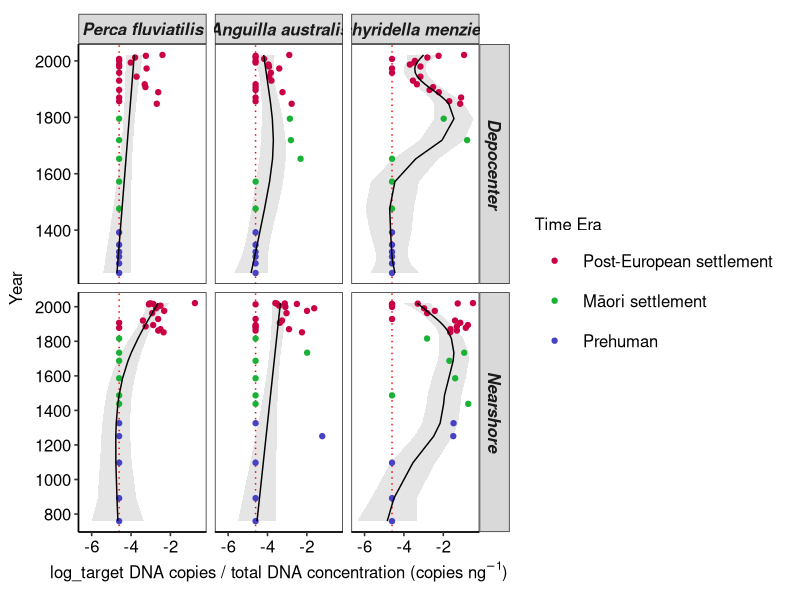

Generate this figure with R:
rm(list = ls()) 

##Library packages

library(mgcv)
library(ggplot2)

###read data

data <- read.csv("Figure_5_raw_input_data.csv", header=TRUE)

##characterise data structure
data$Time_median <- as.numeric(data$Time_median)
data$Core <- as.factor(data$Core)
data$Species <- as.factor(data$Species)

data$Species <- factor(data$Species, levels = c("Perca fluviatilis",
                                                "Anguilla australis", 
                                                "Echyridella menziesii"))

##Log-transform DNA copy data
data$log_Copies.DNA.ng <- log(data$Copies.DNA.ng + 0.01)

###run separate gamms by core and species
mod1 <- gamm(log_Copies.DNA.ng ~ s(Time_median, k = 28, by = Core:Species) + Species + Core, 
             data = data, correlation = corCAR1(form = ~Time_median | Core:Species), method = "REML") 

##model output
summary(mod1$gam)

###plotting gamms output
Sample.Data <- with(data, data.frame(Time_median, Species, Core, Period))
plot_gamms <- cbind(Sample.Data,
                 data.frame(predict(mod1$gam, Sample.Data , se.fit = TRUE)))

###confidence interval
crit.t <- qt(0.975, df = df.residual(mod1$gam))
plot_gamms <- transform(plot_gamms,
                     upper = fit + (crit.t * se.fit),
                     lower = fit - (crit.t * se.fit))
##final figure
Figure_5 <- ggplot(plot_gamms, aes(x = Time_median, y = fit)) +
  geom_ribbon(aes(ymin = lower, ymax = upper, x = Time_median), alpha = 0.1,
              inherit.aes = FALSE, fill = "black") +
  geom_hline(yintercept = -4.6051702, lty = 3, colour = "red") +
  geom_point(data = data, mapping = aes(x = Time_median, y = log_Copies.DNA.ng, colour = Period), inherit.aes = FALSE) + 
  geom_line()+
  facet_grid(Core~Species, scales = "free_y") + 
  coord_flip() +
  scale_colour_manual(name="Time Era", 
                      values = c("#ca0044", "#19b235", "#4841c4"),
                      labels = c("Post-European settlement ", 
                                 "M\u101ori settlement", "Prehuman")) + 
  xlab ("Year") +  
  scale_x_continuous(breaks = c(2000, 1800, 1600, 1400, 1200, 1000, 800)) +
  ylab(expression("log_target DNA copies / total DNA concentration (copies ng"^-1*")")) + 
  theme_bw(base_size = 12) + theme(
    panel.grid.major = element_blank(),
    panel.grid.minor = element_blank(),
    strip.text = element_text(face = "bold.italic", size = 12),
    axis.title.y = element_text(vjust= 2.2),
    axis.title.x = element_text(face= "plain"),
    axis.text = element_text(colour = "black", size = 12),
    axis.line = element_line(colour = "black"),
    axis.text.x = element_text(size = 12),
    legend.position="right",
    legend.text = element_text(size = 12),  
    legend.box = "horizontal",
    legend.key.size = unit(2,"line")) + 
  (theme(plot.margin = unit(c(.35,.35,.35,.35), "cm")))
  
Figure_5

##saving figure

tiff(
  'Figure 5.tiff',
  width = 25,
  height = 22,
  units = 'cm',
  res = 400,
  compression = 'lzw',
  family = 'cairo'
)

Figure_5
dev.off()
